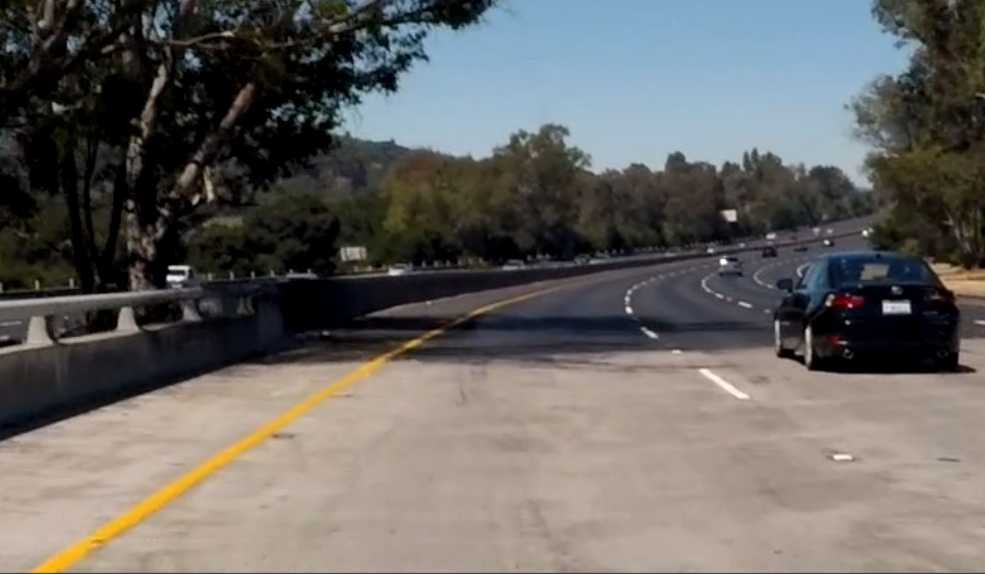
#> input picture lane_detection/Screenshot 2024-01-21 164150.png, 985 x 574 px
$ python hist_equalization.py
#> lines starting #> are read from the running program, lines starting #| are printed output that depends on the picture; after the words box and inside, x2 and y2 are one past the last pixel; in counts of white or black regions, pixels touching at a corner belong together
import cv2
import numpy as np
import matplotlib.pyplot as plt

pt1 = [450, 300]
pt2 = [650, 300]
pt3 = [150, 450]
pt4 = [880, 450]

img = cv2.imread("Screenshot 2024-01-21 164150.png")
#> img is the input picture: shape (574, 985, 3); mean B, G, R 98.6, 101.7, 104.1

pts1 = np.float32([pt1, pt2, pt3, pt4])
pts2 = np.float32([[0, 0], [300, 0], [0, 500], [300, 500]])
M = cv2.getPerspectiveTransform(pts1, pts2)
transform_img = cv2.warpPerspective(img, M, (300, 500))
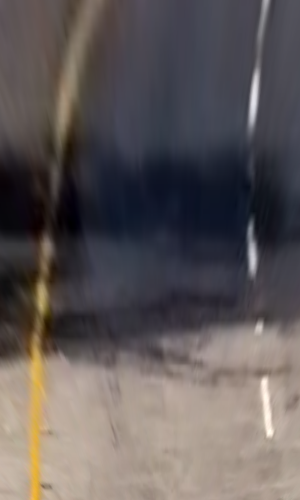
#> transform_img: shape (500, 300, 3); mean B, G, R 88.6, 88.6, 95.4

gray_transform_img = cv2.cvtColor(transform_img, cv2.COLOR_BGR2GRAY)
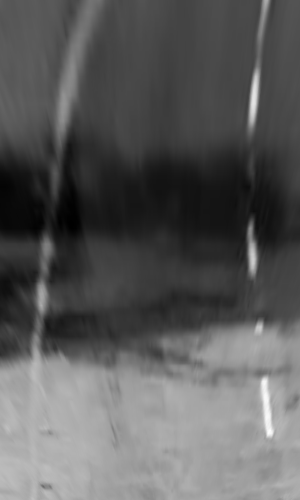
#> gray_transform_img: shape (500, 300); min 0, max 253, mean 90.6
equ = cv2.equalizeHist(gray_transform_img)
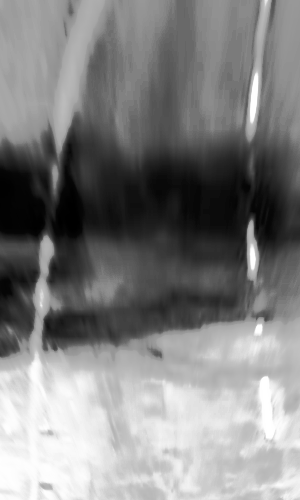
#> equ: shape (500, 300); min 0, max 255, mean 128.6
equ = cv2.cvtColor(equ, cv2.COLOR_GRAY2RGB)
#> equ: shape (500, 300, 3)

gamma = 0.1
gamma_corrected_img = np.power(transform_img/255.0, gamma)
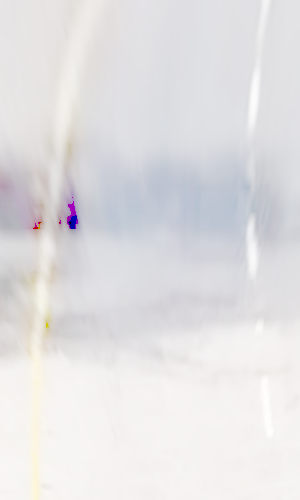
#> gamma_corrected_img: shape (500, 300, 3) float64; mean B, G, R 0.889, 0.882, 0.887

clahe = cv2.createCLAHE(clipLimit=3.0, tileGridSize=(8, 8))
clahe_img = clahe.apply(gray_transform_img)
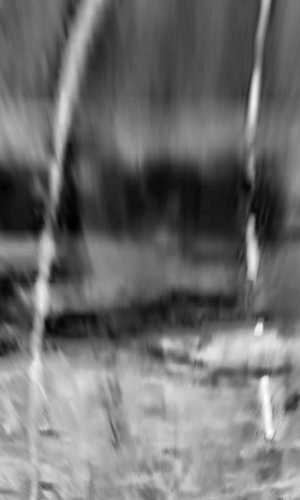
#> clahe_img: shape (500, 300); min 2, max 254, mean 110.7

min_val = clahe_img.min()
#> min_val = 2
max_val = clahe_img.max()
#> max_val = 254
compressed_img = ((clahe_img - min_val) / (max_val - min_val))

gamma = 0.8
gamma_corrected_img = np.power(clahe_img/255.0, gamma)
#> gamma_corrected_img: shape (500, 300) float64
gamma_corrected_img = (gamma_corrected_img * 255).astype(np.uint8)

print(len(gamma_corrected_img.shape))
#| 2
# gamma_corrected_img = np.reshape(gamma_corrected_img, (gamma_corrected_img.shape[0], gamma_corrected_img.shape[1], 1))
if len(gamma_corrected_img.shape) == 2:   # if grayscale image, convert.
    print("gamma length :", len(gamma_corrected_img))
#| gamma length : 500
    rgb = cv2.cvtColor(gamma_corrected_img, cv2.COLOR_GRAY2RGB)
    print(rgb.shape)
#| (500, 300, 3)
retval, bi = cv2.threshold(gamma_corrected_img, 220, 255, cv2.THRESH_BINARY)
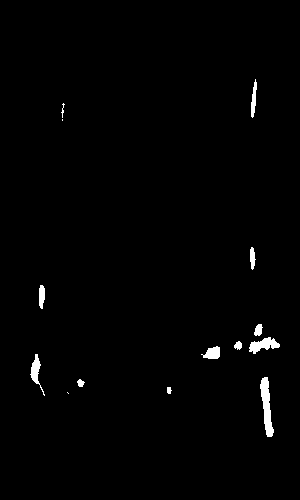
#> bi: shape (500, 300); 1.1% white; 14 white regions (2 under 20 px), largest, box (x1, y1, x2, y2) and area: (260, 377, 274, 437) 446, (249, 337, 280, 354) 279, (30, 354, 45, 396) 204


# [10 lines of commented-out code are left out]
cv2.imshow("binary", bi)
# print(bi.shape)
cv2.waitKey(0)

$ run again, with lane_detection/Screenshot 2024-01-20 132100.png copied over lane_detection/Screenshot 2024-01-21 164150.png
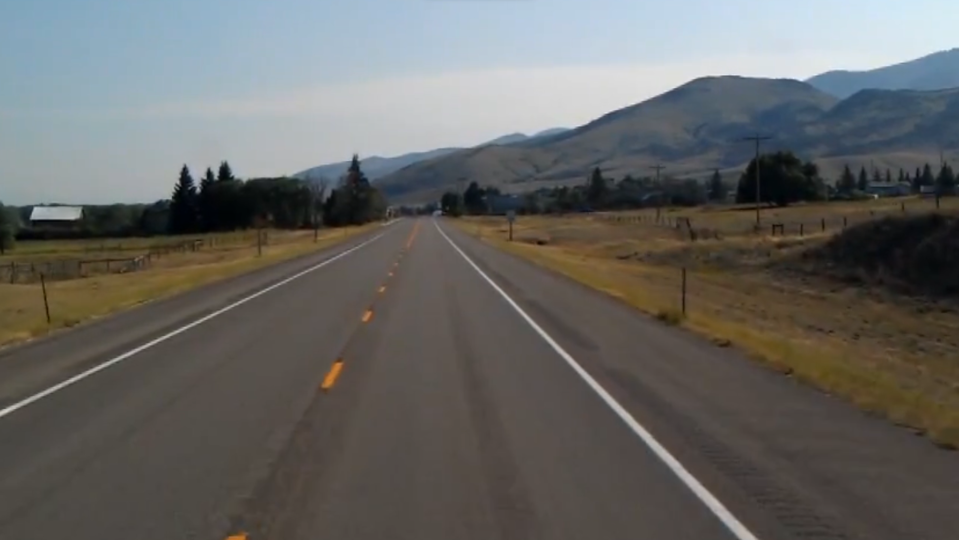
#> input picture lane_detection/Screenshot 2024-01-20 132100.png, 1918 x 1080 px (shown at 1/2 size)
#> img is the input picture: shape (1080, 1918, 3); mean B, G, R 100, 102.2, 102.4
#> `clahe_img = clahe.apply(gray_transform_img)`:
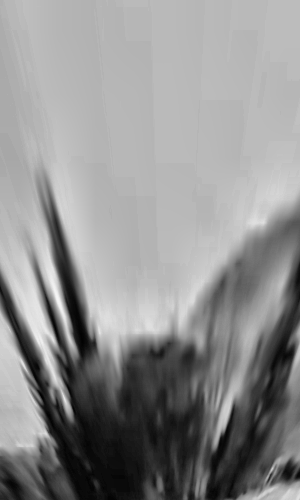
#> clahe_img: shape (500, 300); min 1, max 245, mean 143.4
#> min_val = 1
#> max_val = 245
#| 2
#| gamma length : 500
#| (500, 300, 3)
#> `retval, bi = cv2.threshold(gamma_corrected_img, 220, 255, cv2.THRESH_B..`:
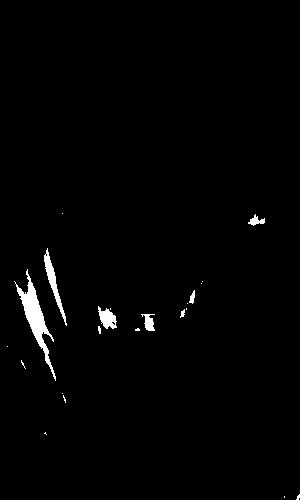
#> bi: shape (500, 300); 1.4% white; 22 white regions (15 under 20 px), largest, box (x1, y1, x2, y2) and area: (14, 269, 56, 381) 1047, (44, 248, 67, 326) 395, (98, 306, 117, 329) 257

$ run again, with lane_detection/Screenshot 2024-01-21 154729.png copied over lane_detection/Screenshot 2024-01-21 164150.png
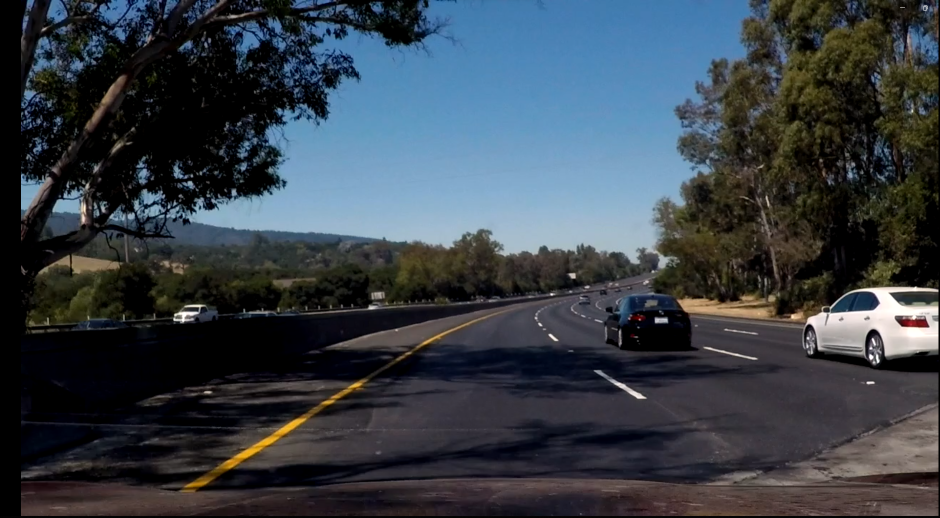
#> input picture lane_detection/Screenshot 2024-01-21 154729.png, 1879 x 1036 px (shown at 1/2 size)
#> img is the input picture: shape (1036, 1879, 3); mean B, G, R 71, 63, 55
#> `clahe_img = clahe.apply(gray_transform_img)`:
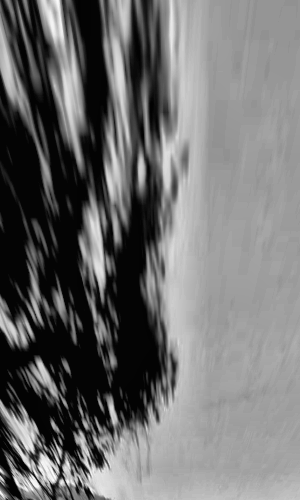
#> clahe_img: shape (500, 300); min 0, max 253, mean 110.7
#> min_val = 0
#> max_val = 253
#| 2
#| gamma length : 500
#| (500, 300, 3)
#> `retval, bi = cv2.threshold(gamma_corrected_img, 220, 255, cv2.THRESH_B..`:
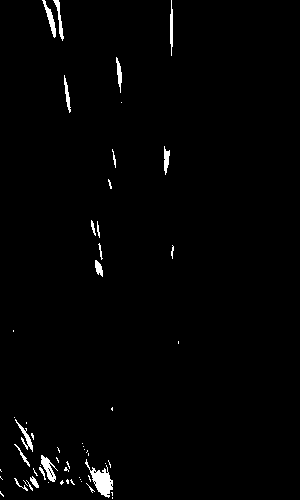
#> bi: shape (500, 300); 1.4% white; 56 white regions (37 under 20 px), largest, box (x1, y1, x2, y2) and area: (85, 459, 113, 498) 430, (41, 455, 58, 482) 191, (42, 0, 56, 38) 165
